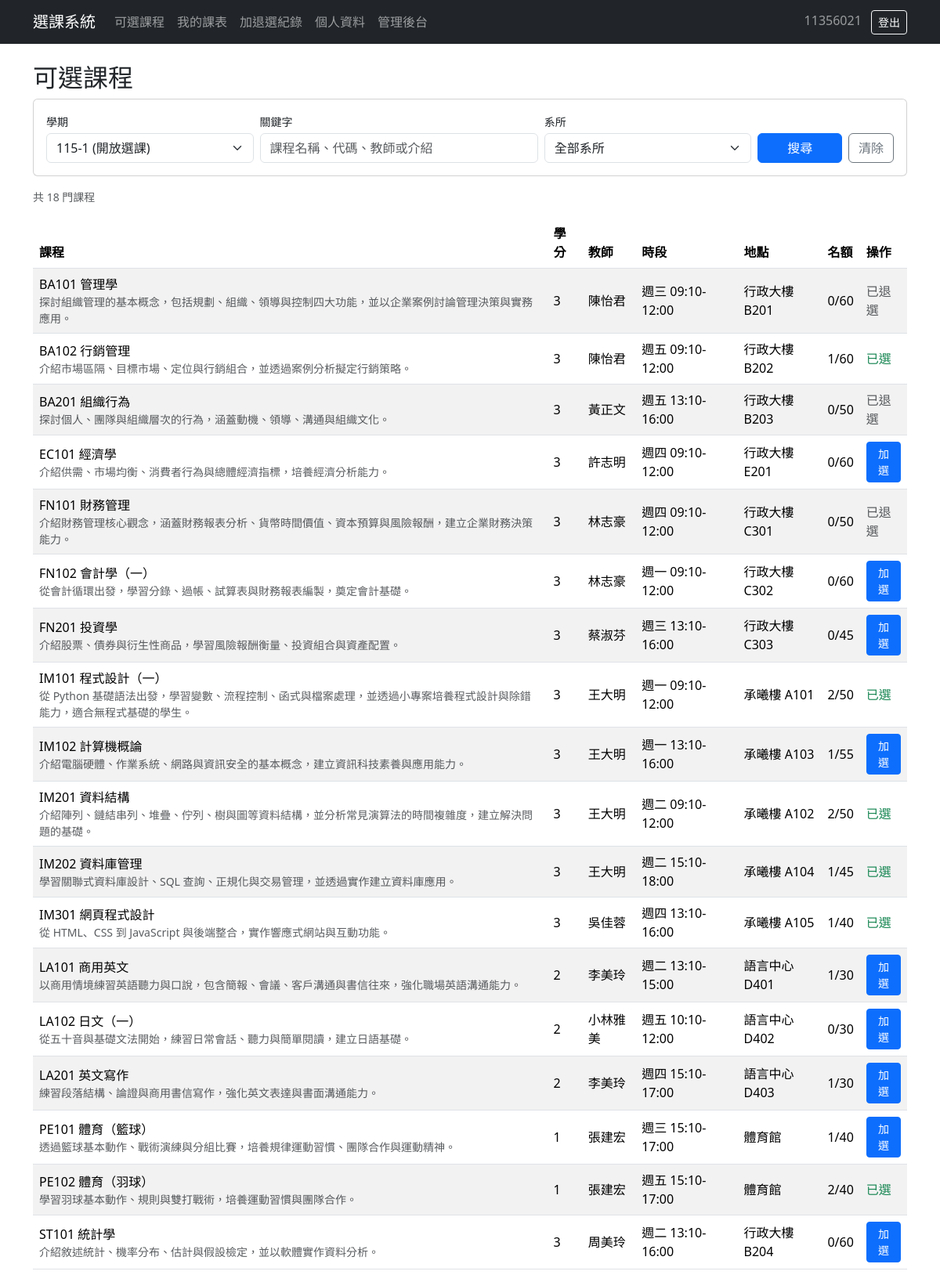
The app's page /courses/ (signed in) with its own data.
### courses/models.py (models this page shows, shortened)
class Section(models.Model):
    course = models.ForeignKey(Course, on_delete=models.CASCADE, related_name="sections")
    semester = models.ForeignKey(Semester, on_delete=models.CASCADE, related_name="sections")
    teacher = models.ForeignKey(settings.AUTH_USER_MODEL, on_delete=models.SET_NULL, null=True, blank=True, related_name="teaching_sections")
    capacity = models.PositiveIntegerField(default=40)
    class Meta:
        unique_together = ("course", "semester")

class Course(models.Model):
    code = models.CharField(max_length=20)
    name = models.CharField(max_length=100)
    credits = models.PositiveIntegerField()
    department = models.CharField(max_length=50, blank=True)
    description = models.TextField(blank=True)
    class Meta:
        unique_together = ("code",)

class TimeSlot(models.Model):
    WEEKDAY_CHOICES = [
        (1, "Monday"),
        (2, "Tuesday"),
        (3, "Wednesday"),
        (4, "Thursday"),
        (5, "Friday"),
        (6, "Saturday"),
        (7, "Sunday"),
    ]
    WEEKDAY_LABELS = {
        1: "週一",
        2: "週二",
        3: "週三",
        4: "週四",
        5: "週五",
        6: "週六",
        7: "週日",
    }
    section = models.ForeignKey(Section, on_delete=models.CASCADE, related_name="timeslots")
    weekday = models.IntegerField(choices=WEEKDAY_CHOICES)
    start_time = models.TimeField()
    end_time = models.TimeField()
    location = models.CharField(max_length=50, blank=True)
    @property
    def weekday_label(self):
        return self.WEEKDAY_LABELS.get(self.weekday, "")

### enrollments/views.py (the view, shortened to what this page needs)
# urls.py: path('', lambda request: redirect('course_list')),
@login_required
def course_list(request):
    semester_id = request.GET.get("semester")
    keyword = request.GET.get("q", "").strip()
    department = request.GET.get("department", "").strip()
    semesters = Semester.objects.all().order_by("-name")
    if semester_id:
        semester = get_object_or_404(Semester, pk=semester_id)
    else:
        semester = semesters.filter(is_active=True).first() or semesters.first()
    sections = (
        Section.objects.filter(semester=semester)
        .select_related("course", "teacher")
        .prefetch_related("timeslots")
        .annotate(
            enrolled_count=Count(
                "enrollments",
                filter=Q(enrollments__status=Enrollment.Status.ENROLLED),
            )
        )
        .order_by("course__code")
        if semester
        else Section.objects.none()
    )
    departments = list(
        sections.exclude(course__department="")
        .values_list("course__department", flat=True)
        .distinct()
        .order_by("course__department")
    )
    if department:
        sections = sections.filter(course__department=department)
    statuses = list(
        Enrollment.objects.filter(student=request.user).values_list("section_id", "status")
    )
    enrolled_section_ids = {
        section_id for section_id, status in statuses if status == Enrollment.Status.ENROLLED
    }
    dropped_section_ids = {
        section_id for section_id, status in statuses if status == Enrollment.Status.DROPPED
    }
    return render(request, "enrollments/course_list.html", {
        "semesters": semesters,
        "semester": semester,
        "sections": sections,
        "departments": departments,
        "keyword": keyword,
        "selected_department": department,
        "has_filters": bool(keyword or department),
        "enrolled_section_ids": enrolled_section_ids,
        "dropped_section_ids": dropped_section_ids,
    })

### templates/enrollments/course_list.html (shortened to what this page needs)
{% extends "base.html" %}
{% block content %}
<h2>可選課程</h2>
<form method="get" class="card card-body mb-3">
    <div class="row g-2 align-items-end">
        <div class="col-12 col-md-3">
            <label class="form-label small mb-1" for="semester">學期</label>
            <select id="semester" name="semester" class="form-select">
                {% for s in semesters %}
                    <option value="{{ s.id }}" {% if semester and s.id == semester.id %}selected{% endif %}>{{ s.name }}{% if s.is_active %} (開放選課){% endif %}</option>
                {% endfor %}
            </select>
        </div>
        <div class="col-12 col-md-4">
            <label class="form-label small mb-1" for="q">關鍵字</label>
            <input id="q" type="search" name="q" value="{{ keyword }}" class="form-control"
                   placeholder="課程名稱、代碼、教師或介紹">
        </div>
        <div class="col-12 col-md-3">
            <label class="form-label small mb-1" for="department">系所</label>
            <select id="department" name="department" class="form-select">
                <option value="">全部系所</option>
            </select>
        </div>
        <div class="col-12 col-md-2 d-flex gap-2">
            <button class="btn btn-primary flex-fill">搜尋</button>
            <a href="{% url 'course_list' %}{% if semester %}?semester={{ semester.id }}{% endif %}"
               class="btn btn-outline-secondary">清除</a>
        </div>
    </div>
</form>
<p class="text-muted small">
    共 {{ sections|length }} 門課程
</p>
<div class="table-responsive">
<table class="table table-striped align-middle">
    <thead>
        <tr><th>課程</th><th>學分</th><th>教師</th><th>時段</th><th>地點</th><th>名額</th><th>操作</th></tr>
    </thead>
    <tbody>
    {% for section in sections %}
        <tr>
            <td>
                <div>{{ section.course.code }} {{ section.course.name }}</div>
                {% if section.course.description %}
                    <div class="small text-muted">{{ section.course.description }}</div>
                {% endif %}
            </td>
            <td>{{ section.course.credits }}</td>
            <td>
                {% if section.teacher %}
                    {{ section.teacher.get_full_name|default:section.teacher.username }}
                {% else %}-{% endif %}
            </td>
            <td>
                {% for ts in section.timeslots.all %}
                    {{ ts.weekday_label }} {{ ts.start_time }}-{{ ts.end_time }}<br>
                {% endfor %}
            </td>
            <td>
                {% for ts in section.timeslots.all %}
                    {{ ts.location|default:"-" }}<br>
                {% endfor %}
            </td>
            <td>{{ section.enrolled_count }}/{{ section.capacity }}</td>
            <td>
                {% if section.id in enrolled_section_ids %}
                    <span class="text-success">已選</span>
                {% elif section.id in dropped_section_ids %}
                    <span class="text-muted">已退選</span>
                {% elif section.enrolled_count >= section.capacity %}
                    <span class="text-danger">已滿</span>
                {% else %}
                    <form action="{% url 'enroll' section.id %}" method="post">
                        <button class="btn btn-primary btn-sm">加選</button>
                    </form>
                {% endif %}
            </td>
        </tr>
    {% empty %}
        <tr><td colspan="7" class="text-muted">
            {% if has_filters %}找不到符合條件的課程，請調整關鍵字或系所。{% else %}目前無可選課程{% endif %}
        </td></tr>
    {% endfor %}
    </tbody>
</table>
</div>
{% endblock %}

### templates/base.html (shortened to what this page needs)
<!DOCTYPE html>
<html lang="zh-Hant">
<head>
    <link href="https://cdn.jsdelivr.net/npm/bootstrap@5.3.3/dist/css/bootstrap.min.css" rel="stylesheet">
</head>
<body>
<nav class="navbar navbar-expand-lg navbar-dark bg-dark mb-4">
    <div class="container">
        <a class="navbar-brand" href="{% url 'course_list' %}">選課系統</a>
        <div class="navbar-nav">
            <a class="nav-link" href="{% url 'course_list' %}">可選課程</a>
            <a class="nav-link" href="{% url 'my_schedule' %}">我的課表</a>
            {% if user.is_authenticated %}
                <a class="nav-link" href="{% url 'enrollment_history' %}">加退選紀錄</a>
                <a class="nav-link" href="{% url 'profile' %}">個人資料</a>
            {% endif %}
            {% if user.is_staff %}<a class="nav-link" href="{% url 'admin:index' %}">管理後台</a>{% endif %}
        </div>
        <div class="ms-auto">
            {% if user.is_authenticated %}
                <span class="navbar-text me-2">{{ user.username }}</span>
                <form action="{% url 'logout' %}" method="post" class="d-inline">
                    <button class="btn btn-outline-light btn-sm">登出</button>
                </form>
            {% else %}
                <a class="btn btn-outline-light btn-sm" href="{% url 'login' %}">登入</a>
                <a class="btn btn-outline-light btn-sm ms-1" href="{% url 'register' %}">註冊</a>
            {% endif %}
        </div>
    </div>
</nav>
<div class="container">
    {% block content %}{% endblock %}
</div>
</body>
</html>

### records on screen
Section: course.code "BA101", course.name "管理學", course.description "探討組織管理的基本概念，包括規劃、組織、領導與控制四大功能，並以企業案例討論管理決策與實務應用。", course.credits "3", teacher.get_full_name "陳怡君", enrolled_count "0", capacity "60", shows "已退選"
TimeSlot: weekday_label "週三", start_time "09:10", end_time "12:00", location "行政大樓 B201"
Section: course.code "BA102", course.name "行銷管理", course.description "介紹市場區隔、目標市場、定位與行銷組合，並透過案例分析擬定行銷策略。", course.credits "3", teacher.get_full_name "陳怡君", enrolled_count "1", capacity "60", shows "已選"
TimeSlot: weekday_label "週五", start_time "09:10", end_time "12:00", location "行政大樓 B202"
Section: course.code "BA201", course.name "組織行為", course.description "探討個人、團隊與組織層次的行為，涵蓋動機、領導、溝通與組織文化。", course.credits "3", teacher.get_full_name "黃正文", enrolled_count "0", capacity "50", shows "已退選"
TimeSlot: weekday_label "週五", start_time "13:10", end_time "16:00", location "行政大樓 B203"
Section: course.code "EC101", course.name "經濟學", course.description "介紹供需、市場均衡、消費者行為與總體經濟指標，培養經濟分析能力。", course.credits "3", teacher.get_full_name "許志明", enrolled_count "0", capacity "60", shows "加選"
TimeSlot: weekday_label "週四", start_time "09:10", end_time "12:00", location "行政大樓 E201"
Section: course.code "FN101", course.name "財務管理", course.description "介紹財務管理核心觀念，涵蓋財務報表分析、貨幣時間價值、資本預算與風險報酬，建立企業財務決策能力。", course.credits "3", teacher.get_full_name "林志豪", enrolled_count "0", capacity "50", shows "已退選"
TimeSlot: weekday_label "週四", start_time "09:10", end_time "12:00", location "行政大樓 C301"
Section: course.code "FN102", course.name "會計學（一）", course.description "從會計循環出發，學習分錄、過帳、試算表與財務報表編製，奠定會計基礎。", course.credits "3", teacher.get_full_name "林志豪", enrolled_count "0", capacity "60", shows "加選"
TimeSlot: weekday_label "週一", start_time "09:10", end_time "12:00", location "行政大樓 C302"
Section: course.code "FN201", course.name "投資學", course.description "介紹股票、債券與衍生性商品，學習風險報酬衡量、投資組合與資產配置。", course.credits "3", teacher.get_full_name "蔡淑芬", enrolled_count "0", capacity "45", shows "加選"
TimeSlot: weekday_label "週三", start_time "13:10", end_time "16:00", location "行政大樓 C303"
Section: course.code "IM101", course.name "程式設計（一）", course.description "從 Python 基礎語法出發，學習變數、流程控制、函式與檔案處理，並透過小專案培養程式設計與除錯能力，適合無程式基礎的學生。", course.credits "3", teacher.get_full_name "王大明", enrolled_count "2", capacity "50", shows "已選"
TimeSlot: weekday_label "週一", start_time "09:10", end_time "12:00", location "承曦樓 A101"
Section: course.code "IM102", course.name "計算機概論", course.description "介紹電腦硬體、作業系統、網路與資訊安全的基本概念，建立資訊科技素養與應用能力。", course.credits "3", teacher.get_full_name "王大明", enrolled_count "1", capacity "55", shows "加選"
TimeSlot: weekday_label "週一", start_time "13:10", end_time "16:00", location "承曦樓 A103"
Section: course.code "IM201", course.name "資料結構", course.description "介紹陣列、鏈結串列、堆疊、佇列、樹與圖等資料結構，並分析常見演算法的時間複雜度，建立解決問題的基礎。", course.credits "3", teacher.get_full_name "王大明", enrolled_count "2", capacity "50", shows "已選"
TimeSlot: weekday_label "週二", start_time "09:10", end_time "12:00", location "承曦樓 A102"
Section: course.code "IM202", course.name "資料庫管理", course.description "學習關聯式資料庫設計、SQL 查詢、正規化與交易管理，並透過實作建立資料庫應用。", course.credits "3", teacher.get_full_name "王大明", enrolled_count "1", capacity "45", shows "已選"
TimeSlot: weekday_label "週二", start_time "15:10", end_time "18:00", location "承曦樓 A104"
Section: course.code "IM301", course.name "網頁程式設計", course.description "從 HTML、CSS 到 JavaScript 與後端整合，實作響應式網站與互動功能。", course.credits "3", teacher.get_full_name "吳佳蓉", enrolled_count "1", capacity "40", shows "已選"
TimeSlot: weekday_label "週四", start_time "13:10", end_time "16:00", location "承曦樓 A105"
Section: course.code "LA101", course.name "商用英文", course.description "以商用情境練習英語聽力與口說，包含簡報、會議、客戶溝通與書信往來，強化職場英語溝通能力。", course.credits "2", teacher.get_full_name "李美玲", enrolled_count "1", capacity "30", shows "加選"
TimeSlot: weekday_label "週二", start_time "13:10", end_time "15:00", location "語言中心 D401"
Section: course.code "LA102", course.name "日文（一）", course.description "從五十音與基礎文法開始，練習日常會話、聽力與簡單閱讀，建立日語基礎。", course.credits "2", teacher.get_full_name "小林雅美", enrolled_count "0", capacity "30", shows "加選"
TimeSlot: weekday_label "週五", start_time "10:10", end_time "12:00", location "語言中心 D402"
Section: course.code "LA201", course.name "英文寫作", course.description "練習段落結構、論證與商用書信寫作，強化英文表達與書面溝通能力。", course.credits "2", teacher.get_full_name "李美玲", enrolled_count "1", capacity "30", shows "加選"
TimeSlot: weekday_label "週四", start_time "15:10", end_time "17:00", location "語言中心 D403"
Section: course.code "PE101", course.name "體育（籃球）", course.description "透過籃球基本動作、戰術演練與分組比賽，培養規律運動習慣、團隊合作與運動精神。", course.credits "1", teacher.get_full_name "張建宏", enrolled_count "1", capacity "40", shows "加選"
TimeSlot: weekday_label "週三", start_time "15:10", end_time "17:00", location "體育館"
Section: course.code "PE102", course.name "體育（羽球）", course.description "學習羽球基本動作、規則與雙打戰術，培養運動習慣與團隊合作。", course.credits "1", teacher.get_full_name "張建宏", enrolled_count "2", capacity "40", shows "已選"
TimeSlot: weekday_label "週五", start_time "15:10", end_time "17:00", location "體育館"
Section: course.code "ST101", course.name "統計學", course.description "介紹敘述統計、機率分布、估計與假設檢定，並以軟體實作資料分析。", course.credits "3", teacher.get_full_name "周美玲", enrolled_count "0", capacity "60", shows "加選"
TimeSlot: weekday_label "週二", start_time "13:10", end_time "16:00", location "行政大樓 B204"

### other values on screen
{{ user.username }} "11356021"
{{ sections|length }} "18"
form field semester "115-1 (開放選課)"
